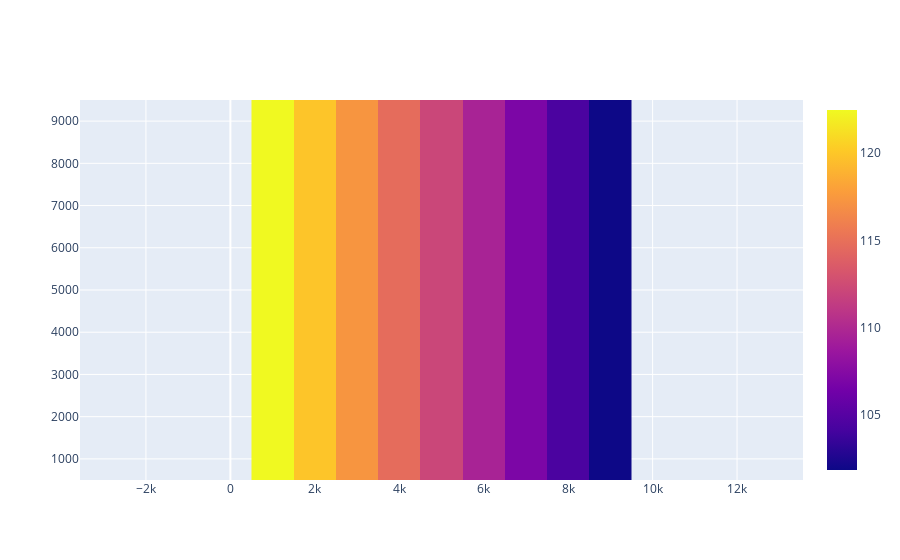

The cell this chart's notebook holds for it:
### Code cell
# plot that mofo
fig = go.Figure(data=go.Heatmap(x=Dtemp[' X coordinate (m)'],y=Dtemp[' Y coordinate (m)'],z=Dtemp[' Temperature (deg C)']))
fig.update_yaxes(scaleanchor="x",scaleratio=1)
fig.show()
